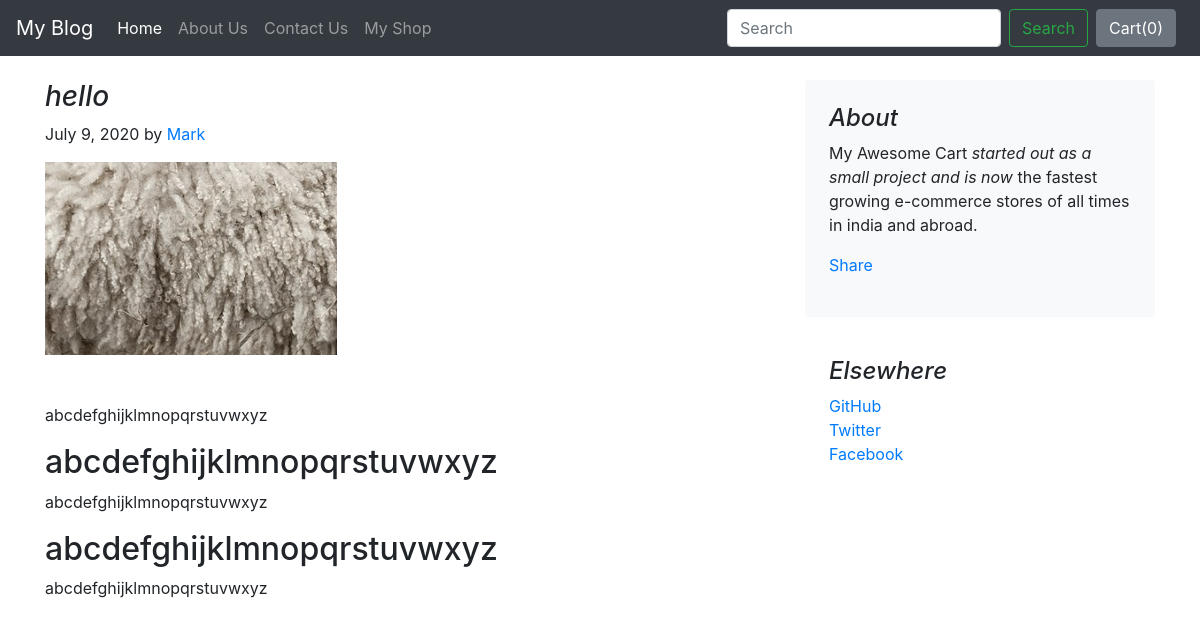
The page /blog/blogpost/1 on the database its author committed.
### blog/models.py (models this page shows)
class Blogpost(models.Model):
    post_id = models.AutoField(primary_key=True)
    title = models.CharField(max_length=50)
    head0 = models.CharField(max_length=500, default="")
    chead0 = models.CharField(max_length=5000, default="")
    head1 = models.CharField(max_length=500, default="")
    chead1 = models.CharField(max_length=5000, default="")
    head2 = models.CharField(max_length=500, default="")
    chead2 = models.CharField(max_length=5000, default="")
    pub_date = models.DateField()
    thumbnail = models.ImageField(upload_to='blog/images', default="")
    def __str__(self):
        return self.title

### blog/views.py (the view)
# urls.py: path("blogpost/<int:id>", views.blogpost, name="blogHome")
def blogpost(request, id):
    post = Blogpost.objects.filter(post_id = id)[0]
    print(post)
    return render(request, 'blog/blogpost.html',
                  {'post':post})

### blog/templates/blog/blogpost.html (shortened to what this page needs)
{% extends 'blog/basic.html' %}
{% block body %}
<div class="container">
    <div class="row mt-4">
        <div class="col-md-8 blog-main">
            <h3 class=" font-italic">{{post.title}}</h3>
            <div class="blog-post">
                <p class="blog-post-meta">{{post.pub_date}} by <a href="#">Mark</a></p>
                <img src='/media/{{post.thumbnail}}' class="mb-4 pb-4" alt="..." width="40%">
                <p>{{post.chead0}}</p>
                <h2>{{post.head1}}</h2>
                <p>{{post.chead1}}</p>
                <h2>{{post.head2}}</h2>
                <p>{{post.chead2}}</p>
            </div>
        </div>
        <aside class="col-md-4 blog-sidebar">
            <div class="p-4 mb-3 bg-light rounded">
                <h4 class="font-italic">About</h4>
                <p class="mb-0">My Awesome Cart <em>started out as a small project and is now</em> the fastest growing e-commerce stores of all times in india and abroad.</p>
            <div class="fb-share-button my-3" data-href="http://127.0.0.1:8000/blog/blogpost/{{post.post_id}}" data-layout="button" data-size="large"><a target="_blank" href="https://www.facebook.com/sharer/sharer.php?u=http%3A%2F%2F127.0.0.1%3A8000%2Fblog%2Fblogpost%2F1&amp;src=sdkpreparse" class="fb-xfbml-parse-ignore">Share</a></div>
            </div>
            <div class="p-4">
                <h4 class="font-italic">Elsewhere</h4>
                <ol class="list-unstyled">
                    <li><a href="#">GitHub</a></li>
                    <li><a href="#">Twitter</a></li>
                    <li><a href="#">Facebook</a></li>
                </ol>
            </div>
        </aside>
    </div>
</div>
{% endblock %}

### rows shown on the page
Blogpost: title "hello", pub_date "July 9, 2020", thumbnail (picture), chead0 "abcdefghijklmnopqrstuvwxyz", head1 "abcdefghijklmnopqrstuvwxyz", chead1 "abcdefghijklmnopqrstuvwxyz", head2 "abcdefghijklmnopqrstuvwxyz", chead2 "abcdefghijklmnopqrstuvwxyz"
